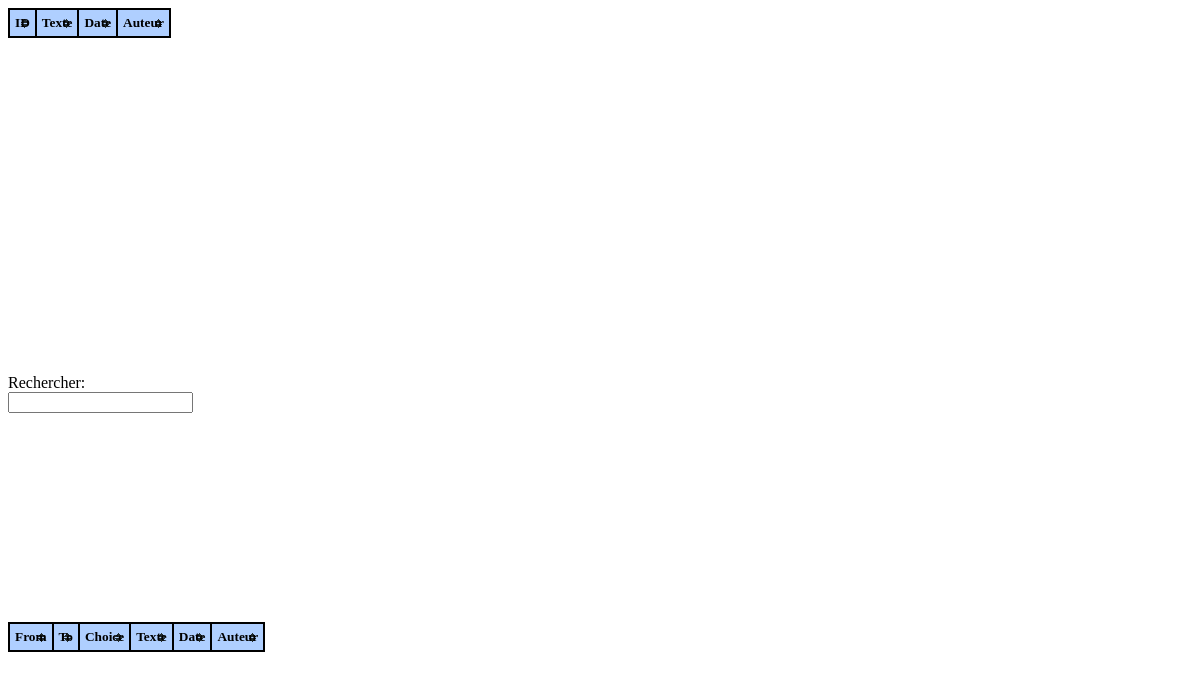
Page /php/editor.php on the earlier database version.
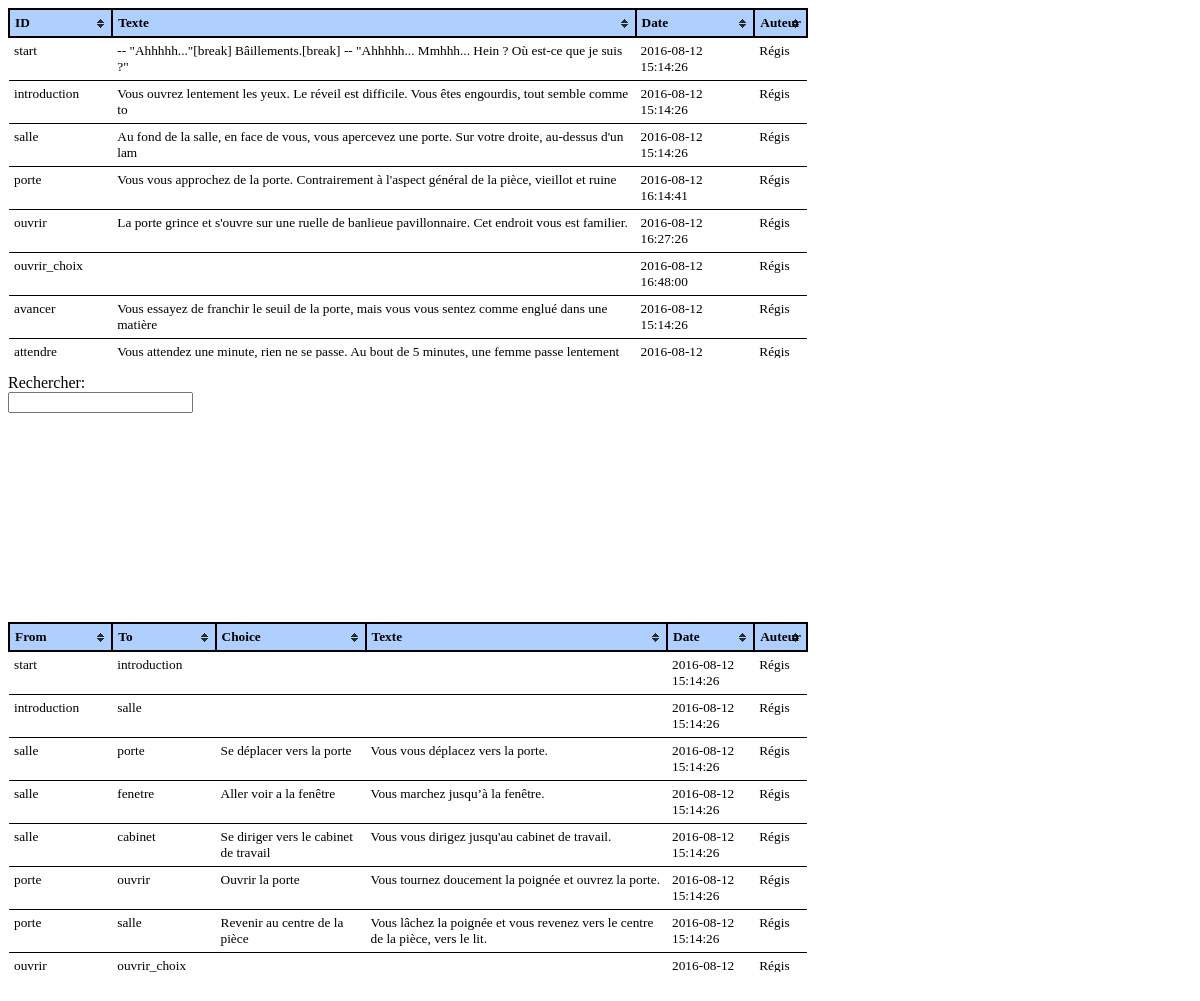
Same page on the later database version.
### tables this page shows
CREATE TABLE `element` (
  `id_element` int(11) NOT NULL,
  `id_narrative` int(11) NOT NULL,
  `type` enum('narrative','situation','transition','') NOT NULL,
  `name` varchar(64) DEFAULT NULL,
  `from` varchar(64) DEFAULT NULL,
  `to` varchar(64) DEFAULT NULL,
  `date` datetime NOT NULL DEFAULT CURRENT_TIMESTAMP
);

### php/functions/function.php (called while the page is built, shortened)
<?php
function execSQL ($sql)
{
	$result = $GLOBALS['sql_connection']->query($sql) or trigger_error($GLOBALS['sql_connection']->error." [$sql]");
	return $result;
}
function getElementsInfo ($id_narrative)
{
	$info = array();
	$info['situations'] = array();
	$info['transitions'] = array();
	$sql = "SELECT e.id_element, e.type, e.name, e.from, e.to, w.text, w.end, w.choice, w.date, m.name AS author
			FROM element e
				INNER JOIN writing w ON w.id_element = e.id_element
				INNER JOIN member m ON m.id_member = w.id_member
			WHERE e.id_narrative = '$id_narrative'
				AND w.date = (SELECT MAX(x.date) FROM writing x WHERE w.id_element = x.id_element)
				AND w.type IN ('create', 'modify')";
	$result = execSQL ($sql);
	while ($row = $result->fetch_assoc())
	{
		if ($row['type'] == 'situation') { $info['situations'][$row['id_element']] = $row; }
		if ($row['type'] == 'transition') { $info['transitions'][$row['id_element']] = $row; }
	}
	return $info;
}
function formatShortText ($text)
{
	return substr($text,0,100);
}
?>

### php/editor.php (the view, shortened to what this page needs)
<?php
include("functions/function.php");
$info = getElementsInfo ($_SESSION['id_narrative']);
?>
<html>
    <head>
		<link type="text/css" href="css/tablesorter.css" rel="stylesheet" media="print, projection, screen"/>
    </head>
    <body>
		<div>
			<div style="float: left;">
				<div class="editorlist">
					<table id="situation_table" class="tablesorter">
						<thead>
							<tr>
								<th>ID</th>
								<th>Texte</th>
								<th>Date</th>
								<th>Auteur</th>
							</tr>
						</thead>
						<tbody>
							<?php
							foreach ($info['situations'] as $id_situation => $situation)
							{
							?>
								<tr id="situation_<?php echo $situation['id_element']; ?>" data-id_element="<?php echo $situation['id_element']; ?>" data-name="<?php echo $situation['name']; ?>" data-text="<?php echo htmlspecialchars($situation['text']); ?>" data-date="<?php echo $situation['date']; ?>" data-author="<?php echo $situation['author']; ?>" >
									<td class="situation_name">
										<?php echo $situation['name']; ?>
									</td>
									<td class="situation_shortText">
										<?php echo formatShortText($situation['text']); ?>
									</td>
									<td class="situation_date">
										<?php echo $situation['date']; ?>
									</td>
									<td class="situation_author">
										<?php echo $situation['author']; ?>
									</td>
								</tr>
							<?php
							}
							?>
						</tbody>
					</table>
				</div>
				<p>
					<form>
						Rechercher:<br>
						<input list="situations" onSelect="selectSituation(this)">
					</form>
				</p>
			</div>
			<div>
			</div>
		</div>
		<div>
			<div style="float: left;">
				<div class="editorlist">
					<table id="transition_table" class="tablesorter">
						<thead>
							<tr>
								<th>From</th>
								<th>To</th>
								<th>Choice</th>
								<th>Texte</th>
								<th>Date</th>
								<th>Auteur</th>
							</tr>
						</thead>
						<tbody>
							<?php
							foreach ($info['transitions'] as $id_transition => $transition)
							{
							?>
								<tr id="transition_<?php echo $transition['id_element']; ?>" data-id_element="<?php echo $transition['id_element']; ?>" data-from="<?php echo $transition['from']; ?>" data-to="<?php echo $transition['to']; ?>" data-text="<?php echo htmlspecialchars($transition['text']); ?>" data-choice="<?php echo htmlspecialchars($transition['choice']); ?>" data-date="<?php echo $transition['date']; ?>" data-author="<?php echo $transition['author']; ?>" >
									<td class="transition_from">
										<?php echo $transition['from']; ?>
									</td>
									<td class="transition_to">
										<?php echo $transition['to']; ?>
									</td>
									<td class="transition_shortChoice">
										<?php echo formatShortText($transition['choice']); ?>
									</td>
									<td class="transition_shortText">
										<?php echo formatShortText($transition['text']); ?>
									</td>
									<td class="transition_date">
										<?php echo $transition['date']; ?>
									</td>
									<td class="transition_author">
										<?php echo $transition['author']; ?>
									</td>
								</tr>
							<?php
							}
							?>
						</tbody>
					</table>
				</div>
			</div>
			<div>
			</div>
		</div>
	</body>
</html>

### php/css/tablesorter.css (style rules this page uses)
div.editorlist { width: 800px; height: 350px; overflow-y: scroll; overflow-x: hidden; }
table.tablesorter { //font-family: arial; //background-color: #CDCDCD; //margin: 10px 0pt 15px; font-size: 10pt; //width: 100%; text-align: left; border-collapse: collapse; }
table.tablesorter thead tr th, table.tablesorter tfoot tr th { background-color: #AFCFFF; border: 2px solid #000; //font-size: 8pt; padding: 5px; }
table.tablesorter thead tr .header { background-image: url(bg.gif); background-repeat: no-repeat; background-position: center right; cursor: pointer; }
table.tablesorter tbody td { //color: #3D3D3D; padding: 5px; //background-color: #FFFFFF; vertical-align: top; }
table.tablesorter tbody tr { background-color: #FFFFFF; border-bottom: 1px solid #000; cursor: pointer; }

Differences in the rows shown:
added element: name "start", text "-- \"Ahhhhh...\"[break] Bâillements.[break] -- \"Ahhhhh... Mmhhh... Hein ? Où est-ce que je suis ?\"", date "2016-08-12 15:14:26", author "Régis"
added element: name "introduction", text "Vous ouvrez lentement les yeux. Le réveil est difficile. Vous êtes engourdis, tout semble comme to", date "2016-08-12 15:14:26", author "Régis"
added element: name "salle", text "Au fond de la salle, en face de vous, vous apercevez une porte. Sur votre droite, au-dessus d'un lam", date "2016-08-12 15:14:26", author "Régis"
added element: name "porte", text "Vous vous approchez de la porte. Contrairement à l'aspect général de la pièce, vieillot et ruine", date "2016-08-12 16:14:41", author "Régis"
added element: name "ouvrir", text "La porte grince et s'ouvre sur une ruelle de banlieue pavillonnaire. Cet endroit vous est familier.", date "2016-08-12 16:27:26", author "Régis"
added element: name "ouvrir_choix", date "2016-08-12 16:48:00", author "Régis"
added element: name "avancer", text "Vous essayez de franchir le seuil de la porte, mais vous vous sentez comme englué dans une matière", date "2016-08-12 15:14:26", author "Régis"
added element: name "attendre", text "Vous attendez une minute, rien ne se passe. Au bout de 5 minutes, une femme passe lentement…", date "2016-08-12…", author "Régis"
added element: from "start", to "introduction", date "2016-08-12 15:14:26", author "Régis"
added element: from "introduction", to "salle", date "2016-08-12 15:14:26", author "Régis"
added element: from "salle", to "porte", choice "Se déplacer vers la porte", text "Vous vous déplacez vers la porte.", date "2016-08-12 15:14:26", author "Régis"
added element: from "salle", to "fenetre", choice "Aller voir a la fenêtre", text "Vous marchez jusqu’à la fenêtre.", date "2016-08-12 15:14:26", author "Régis"
added element: from "salle", to "cabinet", choice "Se diriger vers le cabinet de travail", text "Vous vous dirigez jusqu'au cabinet de travail.", date "2016-08-12 15:14:26", author "Régis"
added element: from "porte", to "ouvrir", choice "Ouvrir la porte", text "Vous tournez doucement la poignée et ouvrez la porte.", date "2016-08-12 15:14:26", author "Régis"
added element: from "porte", to "salle", choice "Revenir au centre de la pièce", text "Vous lâchez la poignée et vous revenez vers le centre de la pièce, vers le lit.", date "2016-08-12 15:14:26", author "Régis"
added element: from "ouvrir", to "ouvrir_choix", date "2016-08-12…", author "Régis"
